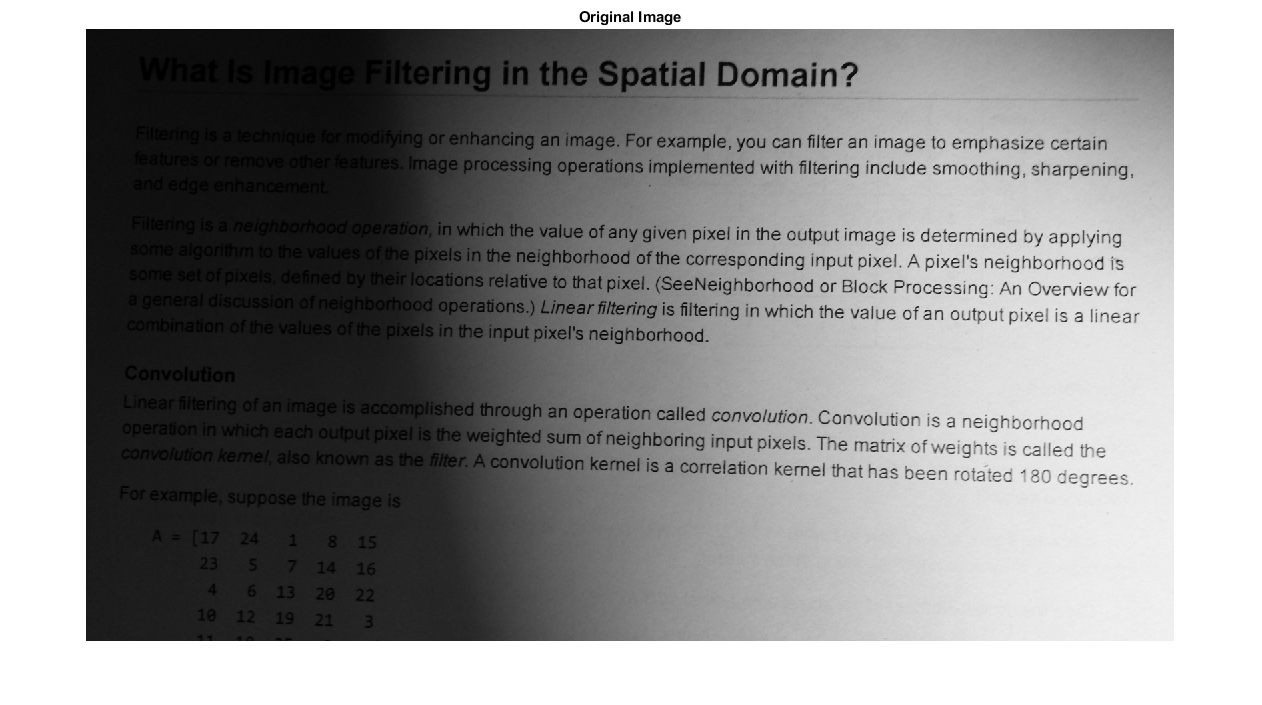
#> input picture page.png, 1262 x 705 px, found by its file name
$ python threshhold.py
#> lines starting #> are read from the running program, lines starting #| are printed output that depends on the picture; after the words box and inside, x2 and y2 are one past the last pixel; in counts of white or black regions, pixels touching at a corner belong together
#import lib
import cv2

#read image
img = cv2.imread('F:\\python_opencv\\page.png')
#> img is the input picture: shape (705, 1262, 3); min 0, max 255, mean 146.6

#resize image if it is too big
#smallSize = cv2.resize(img, (400, 300))

# All types of threshhold
ret, threshold = cv2.threshold(img, 12, 255, cv2.THRESH_BINARY)
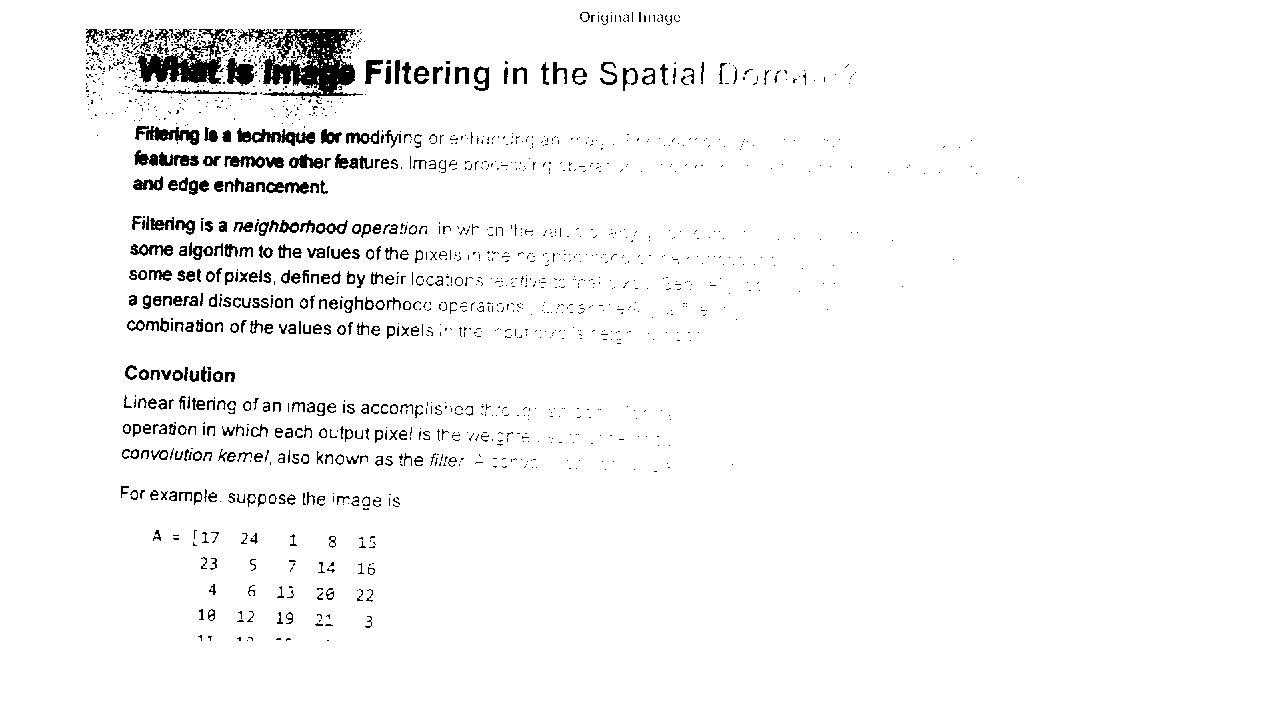
#> threshold: shape (705, 1262, 3); 96.3% white; 1505 black regions (1155 under 20 px), largest, box (x1, y1, x2, y2) and area: (238, 29, 363, 100) 4113, (137, 29, 236, 84) 2228, (237, 128, 315, 146) 662
grayscaled = cv2.cvtColor(img, cv2.COLOR_BGR2GRAY)
ret2, threshold2 = cv2.threshold(grayscaled, 12, 255, cv2.THRESH_BINARY)
gaus = cv2.adaptiveThreshold(grayscaled, 255, cv2.ADAPTIVE_THRESH_GAUSSIAN_C, cv2.THRESH_BINARY, 115, 1)
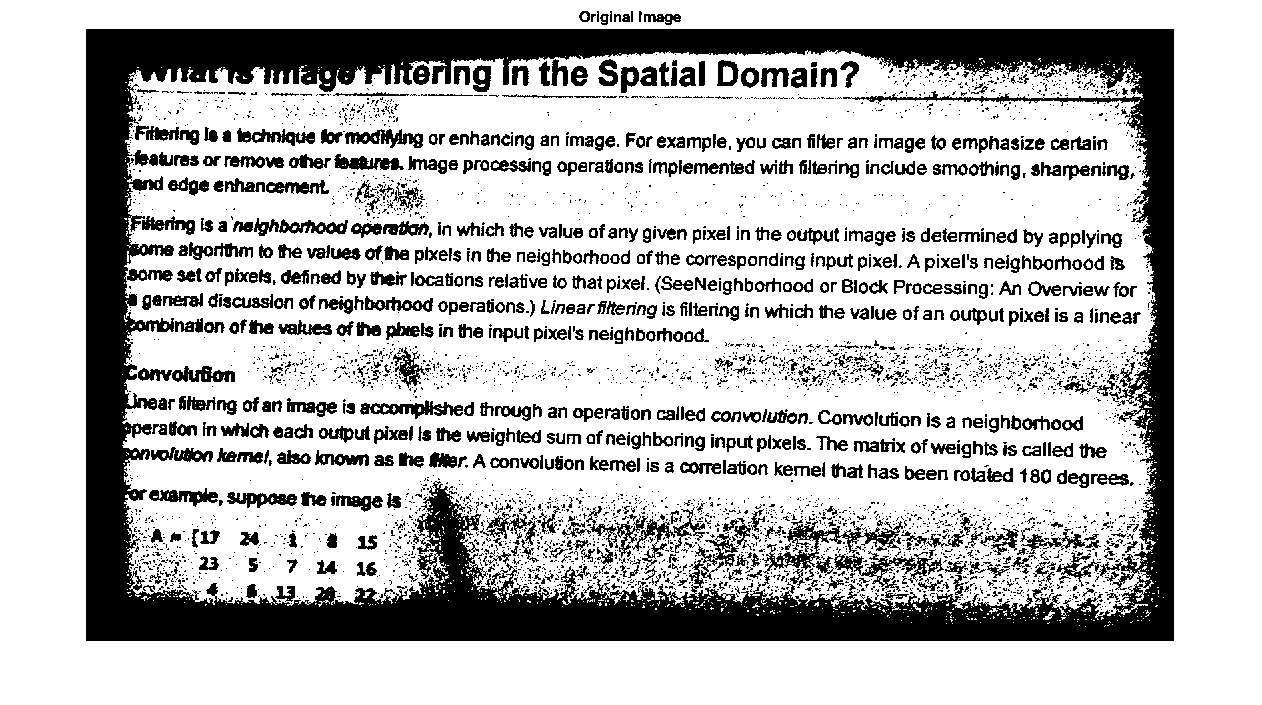
#> gaus: shape (705, 1262); 73.9% white; 4555 black regions (3753 under 20 px), largest, box (x1, y1, x2, y2) and area: (86, 29, 1174, 641) 133449, (762, 519, 903, 574) 1800, (834, 549, 944, 592) 1265
ret3, otsu = cv2.threshold(grayscaled, 125, 255, cv2.THRESH_BINARY+cv2.THRESH_OTSU)
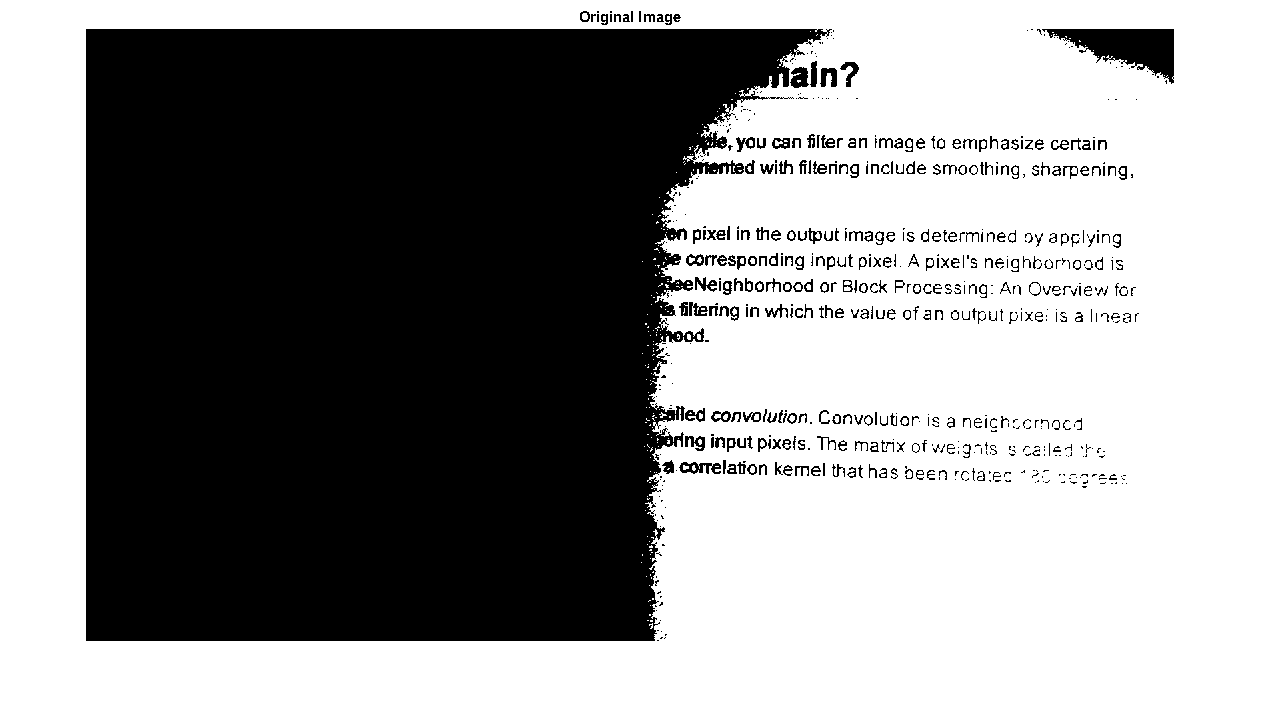
#> otsu: shape (705, 1262); 56.7% white; 633 black regions (336 under 20 px), largest, box (x1, y1, x2, y2) and area: (86, 29, 832, 641) 365756, (1042, 29, 1174, 84) 3613, (679, 462, 721, 474) 292
#> ret3 = 135

#show images
cv2.imshow('original', img)
cv2.imshow('threshold', threshold)
cv2.imshow('threshold2', threshold2)
cv2.imshow('gaus', gaus)
cv2.imshow('otsu', otsu)

cv2.waitKey(0)
cv2.destroyAllWindows()
